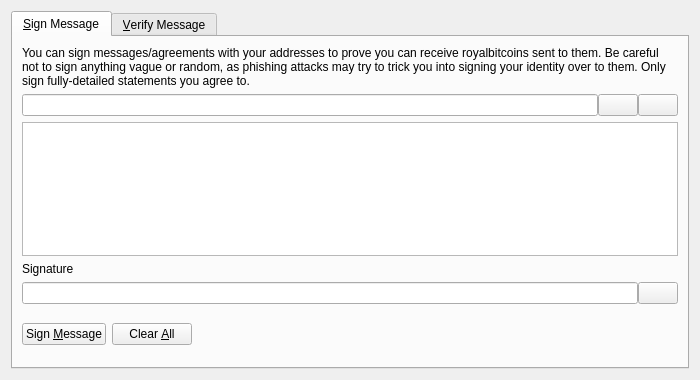
<?xml version="1.0" encoding="UTF-8"?>
<ui version="4.0">
 <class>SignVerifyMessageDialog</class>
 <widget class="QDialog" name="SignVerifyMessageDialog">
  <property name="geometry">
   <rect>
    <x>0</x>
    <y>0</y>
    <width>700</width>
    <height>380</height>
   </rect>
  </property>
  <property name="windowTitle">
   <string>Signatures - Sign / Verify a Message</string>
  </property>
  <property name="modal">
   <bool>true</bool>
  </property>
  <layout class="QVBoxLayout" name="verticalLayout">
   <item>
    <widget class="QTabWidget" name="tabWidget">
     <property name="currentIndex">
      <number>0</number>
     </property>
     <widget class="QWidget" name="tabSignMessage">
      <attribute name="title">
       <string>&amp;Sign Message</string>
      </attribute>
      <layout class="QVBoxLayout" name="verticalLayout_SM">
       <item>
        <widget class="QLabel" name="infoLabel_SM">
         <property name="text">
          <string>You can sign messages/agreements with your addresses to prove you can receive royalbitcoins sent to them. Be careful not to sign anything vague or random, as phishing attacks may try to trick you into signing your identity over to them. Only sign fully-detailed statements you agree to.</string>
         </property>
         <property name="textFormat">
          <enum>Qt::PlainText</enum>
         </property>
         <property name="wordWrap">
          <bool>true</bool>
         </property>
        </widget>
       </item>
       <item>
        <layout class="QHBoxLayout" name="horizontalLayout_1_SM">
         <property name="spacing">
          <number>0</number>
         </property>
         <item>
          <widget class="QValidatedLineEdit" name="addressIn_SM">
           <property name="toolTip">
            <string>The Royalbitcoin address to sign the message with</string>
           </property>
          </widget>
         </item>
         <item>
          <widget class="QPushButton" name="addressBookButton_SM">
           <property name="toolTip">
            <string>Choose previously used address</string>
           </property>
           <property name="text">
            <string/>
           </property>
           <property name="icon">
            <iconset resource="../royalbitcoin.qrc">
             <normaloff>:/icons/address-book</normaloff>:/icons/address-book</iconset>
           </property>
           <property name="shortcut">
            <string>Alt+A</string>
           </property>
           <property name="autoDefault">
            <bool>false</bool>
           </property>
          </widget>
         </item>
         <item>
          <widget class="QPushButton" name="pasteButton_SM">
           <property name="toolTip">
            <string>Paste address from clipboard</string>
           </property>
           <property name="text">
            <string/>
           </property>
           <property name="icon">
            <iconset resource="../royalbitcoin.qrc">
             <normaloff>:/icons/editpaste</normaloff>:/icons/editpaste</iconset>
           </property>
           <property name="shortcut">
            <string>Alt+P</string>
           </property>
           <property name="autoDefault">
            <bool>false</bool>
           </property>
          </widget>
         </item>
        </layout>
       </item>
       <item>
        <widget class="QPlainTextEdit" name="messageIn_SM">
         <property name="toolTip">
          <string>Enter the message you want to sign here</string>
         </property>
        </widget>
       </item>
       <item>
        <widget class="QLabel" name="signatureLabel_SM">
         <property name="text">
          <string>Signature</string>
         </property>
         <property name="textFormat">
          <enum>Qt::PlainText</enum>
         </property>
        </widget>
       </item>
       <item>
        <layout class="QHBoxLayout" name="horizontalLayout_2_SM">
         <property name="spacing">
          <number>0</number>
         </property>
         <item>
          <widget class="QLineEdit" name="signatureOut_SM">
           <property name="font">
            <font>
             <italic>true</italic>
            </font>
           </property>
           <property name="readOnly">
            <bool>true</bool>
           </property>
          </widget>
         </item>
         <item>
          <widget class="QPushButton" name="copySignatureButton_SM">
           <property name="toolTip">
            <string>Copy the current signature to the system clipboard</string>
           </property>
           <property name="text">
            <string/>
           </property>
           <property name="icon">
            <iconset resource="../royalbitcoin.qrc">
             <normaloff>:/icons/editcopy</normaloff>:/icons/editcopy</iconset>
           </property>
           <property name="autoDefault">
            <bool>false</bool>
           </property>
          </widget>
         </item>
        </layout>
       </item>
       <item>
        <layout class="QHBoxLayout" name="horizontalLayout_3_SM">
         <item>
          <widget class="QPushButton" name="signMessageButton_SM">
           <property name="toolTip">
            <string>Sign the message to prove you own this Royalbitcoin address</string>
           </property>
           <property name="text">
            <string>Sign &amp;Message</string>
           </property>
           <property name="icon">
            <iconset resource="../royalbitcoin.qrc">
             <normaloff>:/icons/edit</normaloff>:/icons/edit</iconset>
           </property>
           <property name="autoDefault">
            <bool>false</bool>
           </property>
          </widget>
         </item>
         <item>
          <widget class="QPushButton" name="clearButton_SM">
           <property name="toolTip">
            <string>Reset all sign message fields</string>
           </property>
           <property name="text">
            <string>Clear &amp;All</string>
           </property>
           <property name="icon">
            <iconset resource="../royalbitcoin.qrc">
             <normaloff>:/icons/remove</normaloff>:/icons/remove</iconset>
           </property>
           <property name="autoDefault">
            <bool>false</bool>
           </property>
          </widget>
         </item>
         <item>
          <spacer name="horizontalSpacer_1_SM">
           <property name="orientation">
            <enum>Qt::Horizontal</enum>
           </property>
           <property name="sizeHint" stdset="0">
            <size>
             <width>40</width>
             <height>48</height>
            </size>
           </property>
          </spacer>
         </item>
         <item>
          <widget class="QLabel" name="statusLabel_SM">
           <property name="font">
            <font>
             <weight>75</weight>
             <bold>true</bold>
            </font>
           </property>
           <property name="text">
            <string/>
           </property>
           <property name="wordWrap">
            <bool>true</bool>
           </property>
          </widget>
         </item>
         <item>
          <spacer name="horizontalSpacer_2_SM">
           <property name="orientation">
            <enum>Qt::Horizontal</enum>
           </property>
           <property name="sizeHint" stdset="0">
            <size>
             <width>40</width>
             <height>48</height>
            </size>
           </property>
          </spacer>
         </item>
        </layout>
       </item>
      </layout>
     </widget>
     <widget class="QWidget" name="tabVerifyMessage">
      <attribute name="title">
       <string>&amp;Verify Message</string>
      </attribute>
      <layout class="QVBoxLayout" name="verticalLayout_VM">
       <item>
        <widget class="QLabel" name="infoLabel_VM">
         <property name="text">
          <string>Enter the receiver's address, message (ensure you copy line breaks, spaces, tabs, etc. exactly) and signature below to verify the message. Be careful not to read more into the signature than what is in the signed message itself, to avoid being tricked by a man-in-the-middle attack. Note that this only proves the signing party receives with the address, it cannot prove sendership of any transaction!</string>
         </property>
         <property name="textFormat">
          <enum>Qt::PlainText</enum>
         </property>
         <property name="alignment">
          <set>Qt::AlignLeading|Qt::AlignLeft|Qt::AlignTop</set>
         </property>
         <property name="wordWrap">
          <bool>true</bool>
         </property>
        </widget>
       </item>
       <item>
        <layout class="QHBoxLayout" name="horizontalLayout_1_VM">
         <property name="spacing">
          <number>0</number>
         </property>
         <item>
          <widget class="QValidatedLineEdit" name="addressIn_VM">
           <property name="toolTip">
            <string>The Royalbitcoin address the message was signed with</string>
           </property>
          </widget>
         </item>
         <item>
          <widget class="QPushButton" name="addressBookButton_VM">
           <property name="toolTip">
            <string>Choose previously used address</string>
           </property>
           <property name="text">
            <string/>
           </property>
           <property name="icon">
            <iconset resource="../royalbitcoin.qrc">
             <normaloff>:/icons/address-book</normaloff>:/icons/address-book</iconset>
           </property>
           <property name="shortcut">
            <string>Alt+A</string>
           </property>
           <property name="autoDefault">
            <bool>false</bool>
           </property>
          </widget>
         </item>
        </layout>
       </item>
       <item>
        <widget class="QPlainTextEdit" name="messageIn_VM"/>
       </item>
       <item>
        <widget class="QValidatedLineEdit" name="signatureIn_VM"/>
       </item>
       <item>
        <layout class="QHBoxLayout" name="horizontalLayout_2_VM">
         <item>
          <widget class="QPushButton" name="verifyMessageButton_VM">
           <property name="toolTip">
            <string>Verify the message to ensure it was signed with the specified Royalbitcoin address</string>
           </property>
           <property name="text">
            <string>Verify &amp;Message</string>
           </property>
           <property name="icon">
            <iconset resource="../royalbitcoin.qrc">
             <normaloff>:/icons/transaction_0</normaloff>:/icons/transaction_0</iconset>
           </property>
           <property name="autoDefault">
            <bool>false</bool>
           </property>
          </widget>
         </item>
         <item>
          <widget class="QPushButton" name="clearButton_VM">
           <property name="toolTip">
            <string>Reset all verify message fields</string>
           </property>
           <property name="text">
            <string>Clear &amp;All</string>
           </property>
           <property name="icon">
            <iconset resource="../royalbitcoin.qrc">
             <normaloff>:/icons/remove</normaloff>:/icons/remove</iconset>
           </property>
           <property name="autoDefault">
            <bool>false</bool>
           </property>
          </widget>
         </item>
         <item>
          <spacer name="horizontalSpacer_1_VM">
           <property name="orientation">
            <enum>Qt::Horizontal</enum>
           </property>
           <property name="sizeHint" stdset="0">
            <size>
             <width>40</width>
             <height>48</height>
            </size>
           </property>
          </spacer>
         </item>
         <item>
          <widget class="QLabel" name="statusLabel_VM">
           <property name="font">
            <font>
             <weight>75</weight>
             <bold>true</bold>
            </font>
           </property>
           <property name="text">
            <string/>
           </property>
           <property name="wordWrap">
            <bool>true</bool>
           </property>
          </widget>
         </item>
         <item>
          <spacer name="horizontalSpacer_2_VM">
           <property name="orientation">
            <enum>Qt::Horizontal</enum>
           </property>
           <property name="sizeHint" stdset="0">
            <size>
             <width>40</width>
             <height>48</height>
            </size>
           </property>
          </spacer>
         </item>
        </layout>
       </item>
      </layout>
     </widget>
    </widget>
   </item>
  </layout>
 </widget>
 <customwidgets>
  <customwidget>
   <class>QValidatedLineEdit</class>
   <extends>QLineEdit</extends>
   <header>qvalidatedlineedit.h</header>
  </customwidget>
 </customwidgets>
 <resources>
  <include location="../royalbitcoin.qrc"/>
 </resources>
 <connections/>
</ui>
